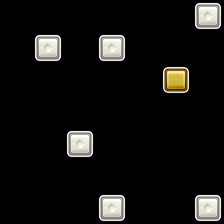

The image is a tile-based game level rendered from a .tmx file. Its description and source (layers, tilesets, objects; grid data summarised) follow:
An orthogonal 7x7 tile map with 32x32 px tiles, 1 tile layer (background) and 4 objects (CellRainDrop0, CellNormalPearl0, CellNormalPearl1, CellNormalPearl2).

<map version="1.0" orientation="orthogonal" width="7" height="7" tilewidth="32" tileheight="32">
 <tileset firstgid="1" name="game_atlas_Q2" tilewidth="32" tileheight="32">
  <image source="game_atlas_Q2.png" width="512" height="512" />
 </tileset>
 <layer name="background" width="7" height="7">
  <data>[49 cells, 46 non-empty, 4 distinct tile ids]</data>
 </layer>
 <objectgroup name="object" width="7" height="7">
  <object name="CellRainDrop0" x="96" y="128" width="32" height="32" />
  <object name="CellNormalPearl0" x="128" y="96" width="32" height="32" />
  <object name="CellNormalPearl1" x="96" y="160" width="32" height="32" />
  <object name="CellNormalPearl2" x="192" y="160" width="32" height="32" />
 </objectgroup>
</map>
